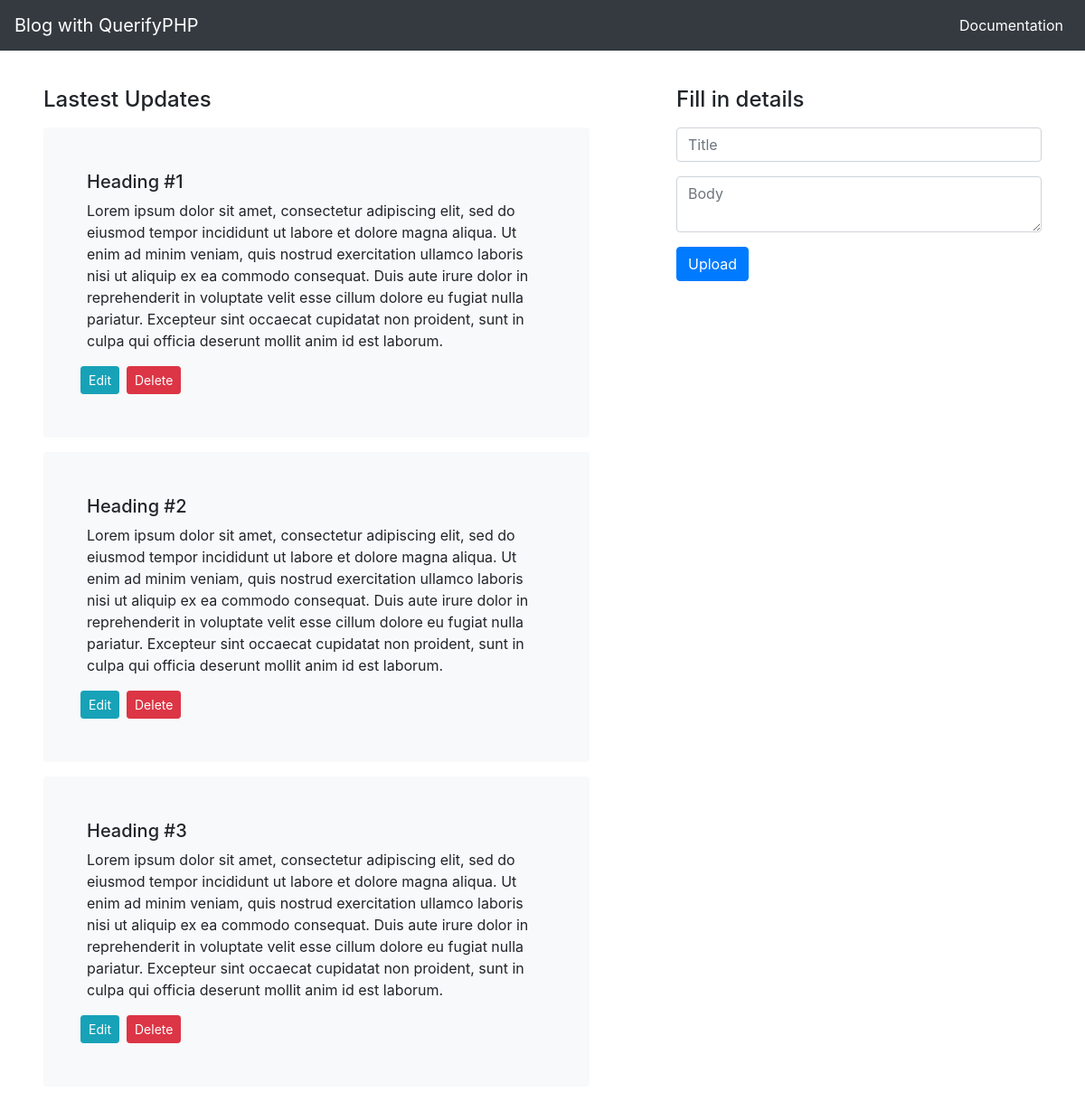
The page / on the database its author committed.
### tables this page shows
CREATE TABLE `querifytbl` (
  `id` int(11) NOT NULL,
  `title` varchar(50) NOT NULL,
  `content` varchar(10000) NOT NULL
);

### querifyphp/querify.php (called while the page is built, shortened)
<?php
 class Querify
{
	public $db;
	public function connect($servername,$username,$password,$databasename)
	{
		$this->db = new mysqli($servername,$username,$password,$databasename);
	}
	public function SelectAll($tblname)
	{
		$stmt=$this->db->prepare("SELECT * FROM $tblname");
		$stmt->execute();
		return $stmt->get_result();
	}
}
?>

### index.php (the view, shortened to what this page needs)
<!DOCTYPE html>
<html lang="en">
<head>
	<link rel="stylesheet" href="css/bootstrap.css">
</head>
<body>
	<nav class="navbar fixed-top bg-dark navbar-light navbar-expand-lg">
		<a href="#" class="navbar-brand text-white">Blog with QuerifyPHP</a>
		<ul class="navbar-nav ml-auto">
			<li class="nav-item">
				<a target="_blank" href="https://www.github.com/blackdante101/QuerifyPHP" class="nav-link text-white">Documentation</a>
			</li>
		</ul>
	</nav>
	<div class="mt-5 container-fluid">
		<div  class="row">
			<div class="col-md-7 p-5">
				<h4>Lastest Updates</h4>
				<?php
				include 'querifyphp/querify.php';
				$querify = new Querify();
                $tablename = "querifytbl";
				$posts = $querify->SelectAll($tablename);
				foreach($posts as $post)
				{
					echo '<div class="container mt-3 rounded bg-light p-5">
					<h5>'.$post['title'].'</h5>
					<p>'.$post['content'].'</p>
					<div class="row">
                     <a href="index.php?id='.$post['id'].'" class="ml-2 btn btn-sm btn-info">Edit</a>
                     <a href="delete.php?id='.$post['id'].'" class="btn ml-2 btn-sm btn-danger">Delete</a>
					</div>
				</div>';
				}
				 ?>
			</div>
			<div class="col-md-5 p-5">
				<h4>Fill in details</h4>
				<?php
				if(isset($_GET['id']))
				{
					echo '<form class="mt-3" method="POST" action="formprocessor/formprocessor.php">
					<div class="form-group">
						<input type="text" name="title" placeholder="Title" class="form-control">
					</div>
					<div class="form-group">
						<textarea type="text" name="content" placeholder="Body" class="form-control"></textarea>
					</div>
					<input name="id" type="hidden" value="'.$_GET['id'].'"/>
					<button name="edit" class="btn btn-primary">Edit</button>
				</form>	';
				}
				else
				{
				echo '<form class="mt-3" method="POST" action="formprocessor/formprocessor.php">
					<div class="form-group">
						<input type="text" name="title" placeholder="Title" class="form-control">
					</div>
					<div class="form-group">
						<textarea type="text" name="content" placeholder="Body" class="form-control"></textarea>
					</div>
					<button name="upload" class="btn btn-primary">Upload</button>
				</form>	';
				}
				?>
			</div>
		</div>
	</div>
</body>
</html>

### rows shown on the page
querifytbl: title "Heading #1", content "Lorem ipsum dolor sit amet, consectetur adipiscing elit, sed do eiusmod tempor incididunt ut labore et dolore magna aliqua. Ut enim ad minim veniam, quis nostrud exercitation ullamco laboris nisi ut aliquip ex ea commodo consequat. Duis aute irure dolor in reprehenderit in voluptate velit esse cillum dolore eu fugiat nulla pariatur. Excepteur sint occaecat cupidatat non proident, sunt in culpa qui officia deserunt mollit anim id est laborum."
querifytbl: title "Heading #2", content "Lorem ipsum dolor sit amet, consectetur adipiscing elit, sed do eiusmod tempor incididunt ut labore et dolore magna aliqua. Ut enim ad minim veniam, quis nostrud exercitation ullamco laboris nisi ut aliquip ex ea commodo consequat. Duis aute irure dolor in reprehenderit in voluptate velit esse cillum dolore eu fugiat nulla pariatur. Excepteur sint occaecat cupidatat non proident, sunt in culpa qui officia deserunt mollit anim id est laborum."
querifytbl: title "Heading #3", content "Lorem ipsum dolor sit amet, consectetur adipiscing elit, sed do eiusmod tempor incididunt ut labore et dolore magna aliqua. Ut enim ad minim veniam, quis nostrud exercitation ullamco laboris nisi ut aliquip ex ea commodo consequat. Duis aute irure dolor in reprehenderit in voluptate velit esse cillum dolore eu fugiat nulla pariatur. Excepteur sint occaecat cupidatat non proident, sunt in culpa qui officia deserunt mollit anim id est laborum."
